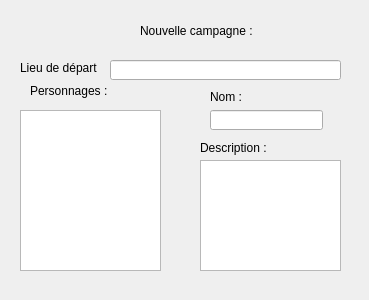
<?xml version="1.0" encoding="UTF-8"?>
<ui version="4.0">
 <class>NouvelleCampagne</class>
 <widget class="QDialog" name="NouvelleCampagne">
  <property name="geometry">
   <rect>
    <x>0</x>
    <y>0</y>
    <width>369</width>
    <height>300</height>
   </rect>
  </property>
  <property name="windowTitle">
   <string>Dialog</string>
  </property>
  <widget class="QLabel" name="label">
   <property name="geometry">
    <rect>
     <x>140</x>
     <y>10</y>
     <width>121</width>
     <height>41</height>
    </rect>
   </property>
   <property name="text">
    <string>Nouvelle campagne :</string>
   </property>
  </widget>
  <widget class="QLabel" name="label_2">
   <property name="geometry">
    <rect>
     <x>30</x>
     <y>80</y>
     <width>81</width>
     <height>21</height>
    </rect>
   </property>
   <property name="text">
    <string>Personnages :</string>
   </property>
  </widget>
  <widget class="QListWidget" name="listWidget">
   <property name="geometry">
    <rect>
     <x>20</x>
     <y>110</y>
     <width>141</width>
     <height>161</height>
    </rect>
   </property>
  </widget>
  <widget class="QLabel" name="label_3">
   <property name="geometry">
    <rect>
     <x>210</x>
     <y>90</y>
     <width>47</width>
     <height>13</height>
    </rect>
   </property>
   <property name="text">
    <string>Nom :</string>
   </property>
  </widget>
  <widget class="QLineEdit" name="lineEdit">
   <property name="geometry">
    <rect>
     <x>210</x>
     <y>110</y>
     <width>113</width>
     <height>20</height>
    </rect>
   </property>
  </widget>
  <widget class="QLabel" name="label_4">
   <property name="geometry">
    <rect>
     <x>200</x>
     <y>140</y>
     <width>71</width>
     <height>16</height>
    </rect>
   </property>
   <property name="text">
    <string>Description :</string>
   </property>
  </widget>
  <widget class="QTextEdit" name="textEdit">
   <property name="geometry">
    <rect>
     <x>200</x>
     <y>160</y>
     <width>141</width>
     <height>111</height>
    </rect>
   </property>
  </widget>
  <widget class="QLabel" name="label_5">
   <property name="geometry">
    <rect>
     <x>20</x>
     <y>60</y>
     <width>81</width>
     <height>16</height>
    </rect>
   </property>
   <property name="text">
    <string>Lieu de départ :</string>
   </property>
  </widget>
  <widget class="QLineEdit" name="lineEdit_2">
   <property name="geometry">
    <rect>
     <x>110</x>
     <y>60</y>
     <width>231</width>
     <height>20</height>
    </rect>
   </property>
  </widget>
 </widget>
 <resources/>
 <connections/>
</ui>
